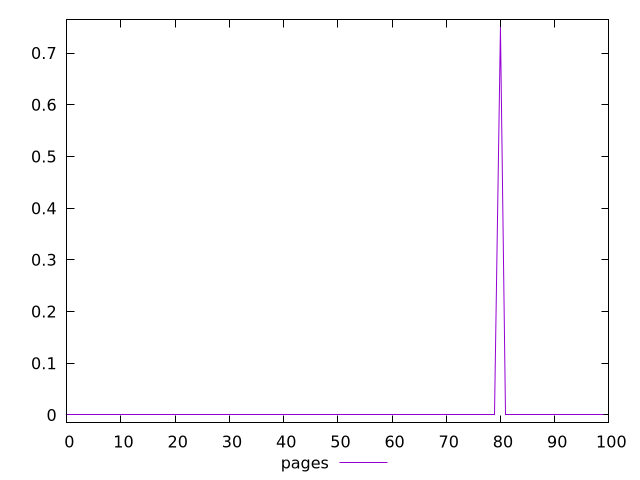

gnuplot code for this plot:
$_pages <<EOF
0
0
0
0
0
0
0
0
0
0
0
0
0
0
0
0
0
0
0
0
0
0
0
0
0
0
0
0
0
0
0
0
0
0
0
0
0
0
0
0
0
0
0
0
0
0
0
0
0
0
0
0
0
0
0
0
0
0
0
0
0
0
0
0
0
0
0
0
0
0
0
0
0
0
0
0
0
0
0
0
0.75
0
0
0
0
0
0
0
0
0
0
0
0
0
0
0
0
0
0
0
EOF
set key outside below
set terminal pngcairo
set output "report_00005_2020-11-02T22-26-11.212Z/uses-webp-images/pages//score.png"
set yrange [-0.015:0.765]
plot $_pages title "pages" with line ,
